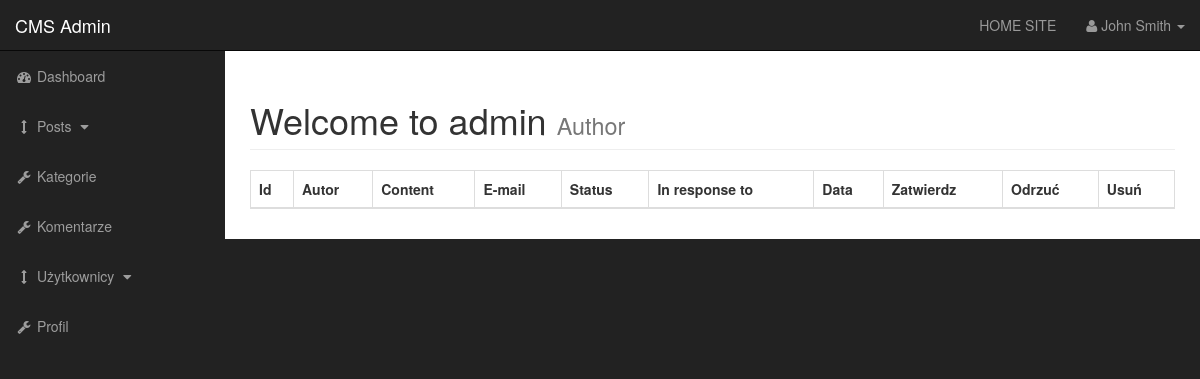
The page /admin/comments.php on the database as committed earlier.
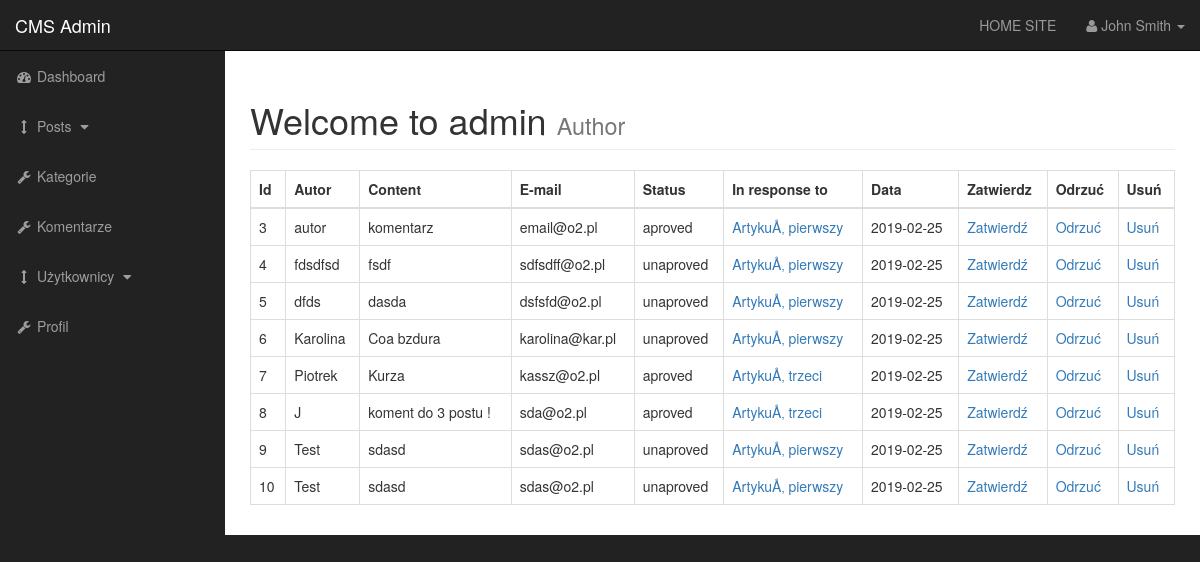
The same page on the database as committed later.
### tables this page shows
CREATE TABLE `comments` (
  `comment_id` int(255) NOT NULL,
  `comment_post_id` int(255) NOT NULL,
  `comment_author` varchar(255) NOT NULL,
  `comment_email` varchar(255) NOT NULL,
  `comment_content` text NOT NULL,
  `comment_status` varchar(255) NOT NULL,
  `comment_date` date NOT NULL
);

CREATE TABLE `posts` (
  `post_id` int(3) NOT NULL,
  `post_category_id` int(3) NOT NULL,
  `post_title` varchar(255) NOT NULL,
  `post_author` varchar(255) NOT NULL,
  `post_date` date NOT NULL,
  `post_image` text NOT NULL,
  `post_content` text NOT NULL,
  `post_tags` varchar(255) NOT NULL,
  `post_comment_count` int(11) NOT NULL,
  `post_status` varchar(255) NOT NULL DEFAULT 'draft'
);

### admin/includes/admin_view_all_comments.php (the view, shortened to what this page needs)
<table class="table table-bordered table-hover">
    <thead>
        <tr>
            <th>Id</th>
            <th>Autor</th>
            <th>Content</th>
            <th>E-mail</th>
            <th>Status</th>
            <th>In response to</th>
            <th>Data</th>
            <th>Zatwierdz</th>
            <th>Odrzuć</th>
            <th>Usuń</th>
        </tr>
    </thead>
<tbody>
      <?php
        global $connection;
        $query = "SELECT * FROM comments";
        $select_comments = mysqli_query($connection,$query);
        while($row = mysqli_fetch_assoc($select_comments)) {
        $comment_id = $row['comment_id'];
        $comment_post_id = $row['comment_post_id'];
        $comment_author = $row['comment_author'];
        $comment_email = $row['comment_email'];
        $comment_content = $row['comment_content'];
        $comment_status = $row['comment_status'];
        $comment_date = $row['comment_date'];
        echo "<tr>";
        echo "<td> $comment_id </td>";
        echo "<td> $comment_author </td>";
        echo "<td> $comment_content </td>";
        echo "<td> $comment_email </td>";
        echo "<td> $comment_status </td>";
$query = "SELECT * FROM posts WHERE post_id= $comment_post_id ";
$select_post_id = mysqli_query($connection,$query);
while($row = mysqli_fetch_assoc($select_post_id)) {
$post_title = $row['post_title'];
$post_id = $row['post_id'];
echo "<td><a href='../post.php?p_id=$post_id'>{$post_title}</a></td>";
}
        echo "<td> $comment_date </td>";
        echo "<td><a href='comments.php?aprove={$comment_id}'>Zatwierdź</a></td>";
         echo "<td><a href='comments.php?unaprove={$comment_id}'>Odrzuć</a></td>";
        echo "<td><a href='comments.php?delete={$comment_id}'>Usuń</a></td>";
        echo "</tr>" ;
     } ?>
</tbody>
</table>

Rows that differ between the two databases and show on the page:
added comments: comment_id "3", comment_author "autor", comment_content "komentarz", comment_email "email@o2.pl", comment_status "aproved", comment_date "2019-02-25"
now on this page (row edited): posts: post_title "ArtykuÅ‚ pierwszy"
added comments: comment_id "4", comment_author "fdsdfsd", comment_content "fsdf", comment_email "sdfsdff@o2.pl", comment_status "unaproved", comment_date "2019-02-25"
added comments: comment_id "5", comment_author "dfds", comment_content "dasda", comment_email "dsfsfd@o2.pl", comment_status "unaproved", comment_date "2019-02-25"
added comments: comment_id "6", comment_author "Karolina", comment_content "Coa bzdura", comment_email "karolina@kar.pl", comment_status "unaproved", comment_date "2019-02-25"
added comments: comment_id "7", comment_author "Piotrek", comment_content "Kurza", comment_email "kassz@o2.pl", comment_status "aproved", comment_date "2019-02-25"
added posts: post_title "ArtykuÅ‚ trzeci"
added comments: comment_id "8", comment_author "J", comment_content "koment do 3 postu !", comment_email "sda@o2.pl", comment_status "aproved", comment_date "2019-02-25"
added comments: comment_id "9", comment_author "Test", comment_content "sdasd", comment_email "sdas@o2.pl", comment_status "unaproved", comment_date "2019-02-25"
added comments: comment_id "10", comment_author "Test", comment_content "sdasd", comment_email "sdas@o2.pl", comment_status "unaproved", comment_date "2019-02-25"
